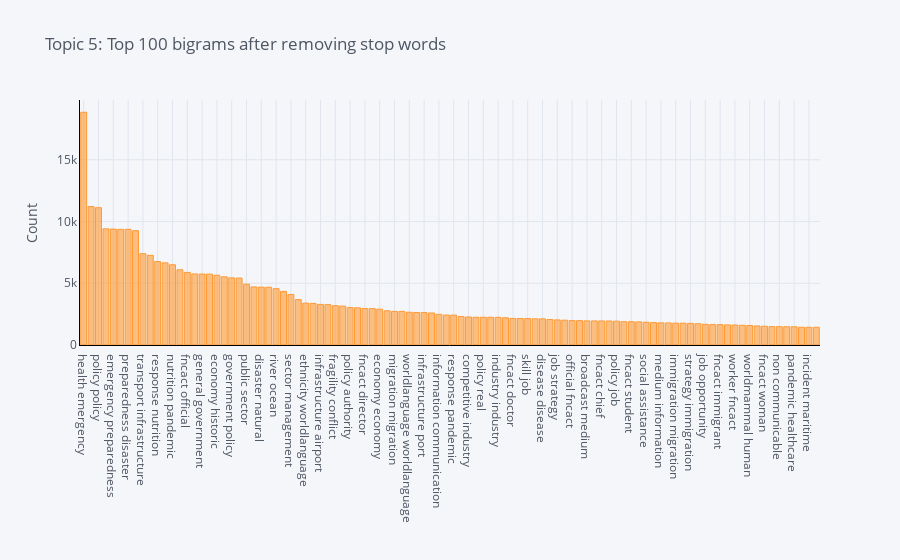

The code cell stored with this chart in its notebook:
### Code cell
plot_model(lda, plot='bigram', topic_num = 'Topic 5')

### Figure 1 — Plotly figure (JSON) as saved in the notebook; plotly's stock layout.template omitted (floating-point values rounded to 4 significant figures)
{"data": [{"marker": {"color": "rgba(255, 153, 51, 0.6)", "line": {"color": "rgba(255, 153, 51, 1.0)", "width": 1}}, "name": "count", "orientation": "v", "text": "", "type": "bar", "x": ["health emergency", "natural disaster", "policy policy", "fncact fncact", "emergency preparedness", "disaster response", "preparedness disaster", "emergency health", "transport infrastructure", "transport transport", "response nutrition", "disaster imply", "nutrition pandemic", "forest river", "fncact official", "manmade disaster", "general government", "policy government", "economy historic", "cat migration", "government policy", "ethnicity ethnicity", "public sector", "labor market", "disaster natural", "conflict violence", "river ocean", "ungp forest", "sector management", "sector development", "ethnicity worldlanguage", "fncact worker", "infrastructure airport", "worldmammal worldmammal", "fragility conflict", "private sector", "policy authority", "leader fncact", "fncact director", "fncact authority", "economy economy", "fncact child", "migration migration", "fncact employee", "worldlanguage worldlanguage", "communication technology", "infrastructure port", "crisislex dead", "information communication", "medical fncact", "response pandemic", "fncact leader", "competitive industry", "real sector", "policy real", "industry policy", "industry industry", "education skill", "fncact doctor", "job education", "skill job", "development competitive", "disease disease", "migration policy", "job strategy", "fncact citizen", "official fncact", "fncact tourist", "broadcast medium", "fncact executive", "fncact chief", "communicable disease", "policy job", "corruption authority", "fncact student", "government broadcast", "social assistance", "pandemic fncact", "medium information", "water sanitation", "immigration migration", "authority public", "strategy immigration", "authority policy", "job opportunity", "crime violence", "fncact immigrant", "job job", "worker fncact", "ungp job", "worldmammal human", "government fncact", "fncact woman", "management governance", "non communicable", "opportunity employment", "pandemic healthcare", "market policy", "incident maritime", "market performance"], "y": [18848, 11206, 11119, 9408, 9388, 9365, 9365, 9261, 7394, 7260, 6759, 6651, 6498, 6095, 5877, 5754, 5748, 5739, 5649, 5521, 5436, 5419, 4923, 4704, 4685, 4681, 4559, 4342, 4094, 3676, 3394, 3369, 3287, 3267, 3182, 3149, 3030, 3012, 2950, 2947, 2899, 2771, 2724, 2721, 2651, 2634, 2627, 2594, 2483, 2425, 2419, 2301, 2269, 2248, 2248, 2248, 2240, 2203, 2151, 2147, 2138, 2120, 2119, 2062, 2032, 2009, 1974, 1973, 1955, 1950, 1947, 1944, 1932, 1888, 1887, 1873, 1845, 1812, 1792, 1786, 1770, 1767, 1749, 1725, 1675, 1653, 1648, 1626, 1619, 1600, 1581, 1542, 1521, 1486, 1485, 1480, 1477, 1439, 1436, 1435]}], "layout": {"legend": {"bgcolor": "#F5F6F9", "font": {"color": "#4D5663"}}, "paper_bgcolor": "#F5F6F9", "plot_bgcolor": "#F5F6F9", "title": {"font": {"color": "#4D5663"}, "text": "Topic 5: Top 100 bigrams after removing stop words"}, "xaxis": {"gridcolor": "#E1E5ED", "linecolor": "black", "showgrid": true, "tickfont": {"color": "#4D5663"}, "title": {"font": {"color": "#4D5663"}, "text": ""}, "zerolinecolor": "#E1E5ED"}, "yaxis": {"gridcolor": "#E1E5ED", "linecolor": "black", "showgrid": true, "tickfont": {"color": "#4D5663"}, "title": {"font": {"color": "#4D5663"}, "text": "Count"}, "zerolinecolor": "#E1E5ED"}}}
